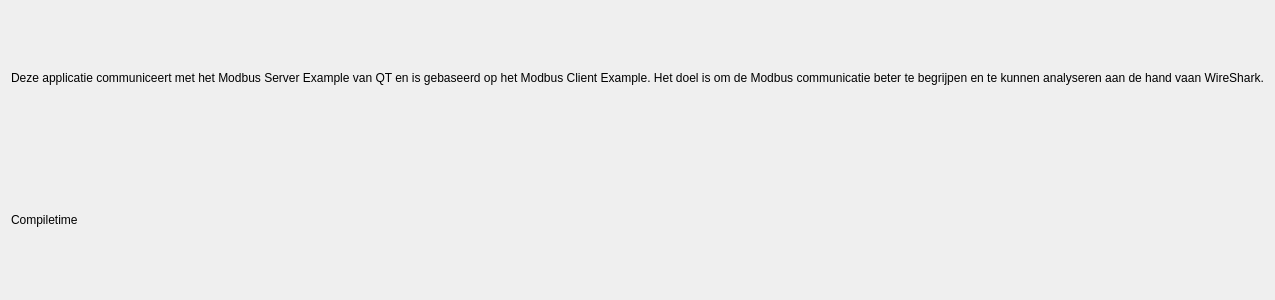
<?xml version="1.0" encoding="UTF-8"?>
<ui version="4.0">
 <class>about</class>
 <widget class="QWidget" name="about">
  <property name="geometry">
   <rect>
    <x>0</x>
    <y>0</y>
    <width>400</width>
    <height>300</height>
   </rect>
  </property>
  <property name="windowTitle">
   <string>Form</string>
  </property>
  <layout class="QVBoxLayout" name="verticalLayout">
   <item>
    <widget class="QLabel" name="label">
     <property name="sizePolicy">
      <sizepolicy hsizetype="Fixed" vsizetype="Preferred">
       <horstretch>0</horstretch>
       <verstretch>0</verstretch>
      </sizepolicy>
     </property>
     <property name="layoutDirection">
      <enum>Qt::LeftToRight</enum>
     </property>
     <property name="text">
      <string>Deze applicatie communiceert met het Modbus Server Example van QT en is gebaseerd op het Modbus Client Example. Het doel is om de Modbus communicatie beter te begrijpen en te kunnen analyseren aan de hand vaan WireShark.</string>
     </property>
     <property name="textFormat">
      <enum>Qt::AutoText</enum>
     </property>
     <property name="scaledContents">
      <bool>false</bool>
     </property>
    </widget>
   </item>
   <item>
    <widget class="QLabel" name="label_2">
     <property name="minimumSize">
      <size>
       <width>0</width>
       <height>138</height>
      </size>
     </property>
     <property name="text">
      <string>Compiletime</string>
     </property>
    </widget>
   </item>
  </layout>
 </widget>
 <resources/>
 <connections/>
</ui>
